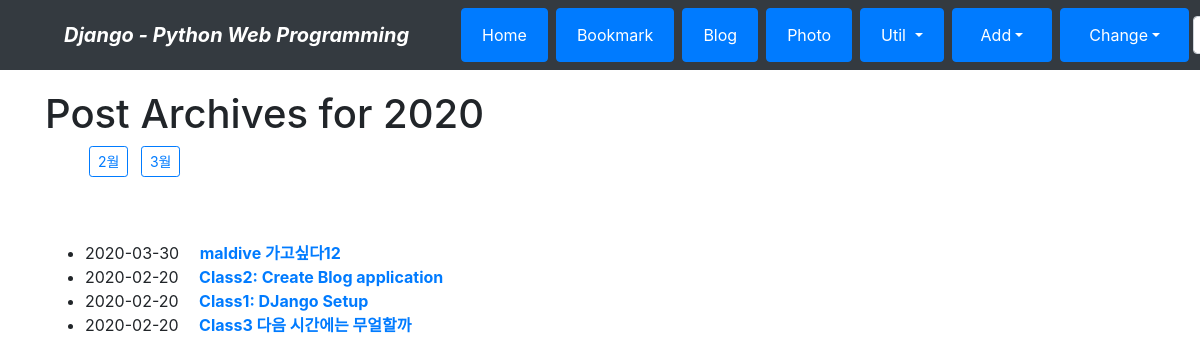
Screenshot of /blog/archive/2020/ with the database file from the repository.
### blog/models.py (models this page shows, shortened)
class Post(models.Model):
    title = models.CharField(verbose_name='TITLE', max_length=50)
    slug = models.SlugField('SLUG',unique=True, allow_unicode=True, help_text='one word for title alias.')
    description = models.CharField('DESCRIPTION', max_length=100, blank=True, help_text='simple description text.')
    content = models.TextField('CONTENT')
    create_dt = models.DateTimeField('CREATE DATE', auto_now_add=True)
    modify_dt = models.DateTimeField('MODIFY DATE', auto_now=True)
    tags = TaggableManager(blank=True)
    owner = models.ForeignKey(User, on_delete=models.CASCADE, verbose_name='OWNER', blank=True, null=True)
    class Meta:
        verbose_name = 'post'
        verbose_name_plural = 'posts'
        db_table = 'blog_posts'
        ordering = ('-modify_dt',)
    def get_absolute_url(self):
        return reverse('blog:post_detail', args=(self.slug,))

### blog/views.py (the view)
# urls.py: path('archive/<int:year>/', views.PostYAV.as_view(), name='post_year_archive'),
class PostYAV(YearArchiveView):
    model = Post
    date_field = 'modify_dt'
    make_object_list = True

### blog/templates/blog/post_archive_year.html (shortened to what this page needs)
{% extends "base.html" %}
{% block content %}
<h1>Post Archives for {{ year|date:"Y" }}</h1>
<ul>
    {% for date in date_list %}
    <a href="{% url 'blog:post_month_archive' year|date:'Y' date|date:'b' %}"
    class="btn btn-outline-primary btn-sm mx-1">{{ date|date:"F" }}</a>
    {% endfor %}
</ul>
<br><br>
<div>
    <ul>
        {% for post in object_list %}
        <li>{{ post.modify_dt|date:"Y-m-d" }}&emsp;
            <a href="{{ post.get_absolute_url }}"><strong>{{ post.title }}</strong></a>
        </li>
        {% endfor %}
    </ul>
</div>
{% endblock %}

### rows the page displays
Post: modify_dt "2020-03-30", title "maldive 가고싶다12"
Post: modify_dt "2020-02-20", title "Class2: Create Blog application"
Post: modify_dt "2020-02-20", title "Class1: DJango Setup"
Post: modify_dt "2020-02-20", title "Class3 다음 시간에는 무얼할까"

### other values shown
{{ year|date:"Y" }} "2020"
{{ date|date:"F" }} "2월" "3월"
